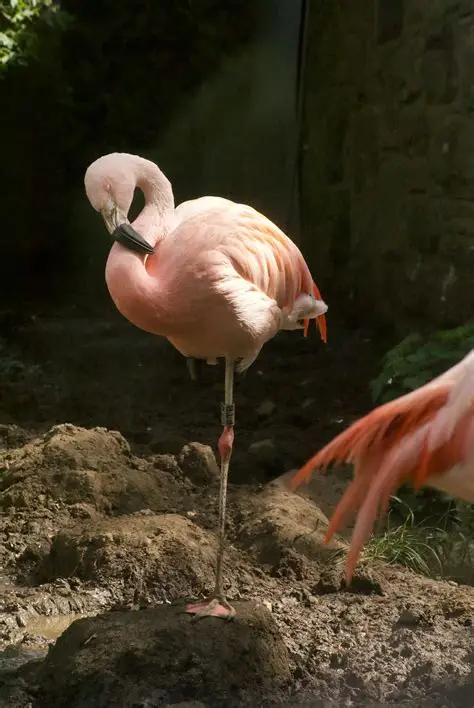
#> input picture Code/Images/OIP (2).webp, 474 x 708 px
$ jupyter execute lab4.ipynb
#> lines starting #> are read from the running program, lines starting #| are printed output that depends on the picture
### Activity 1: Applying Translation to an Image

[cell 1]
import cv2

import numpy as np

import matplotlib.pyplot as plt

image = cv2.imread('Images/OIP (2).webp')
#> image is the input picture: shape (708, 474, 3); mean B, G, R 36.8, 55.1, 65.3

image = cv2.resize(image, (224,224))
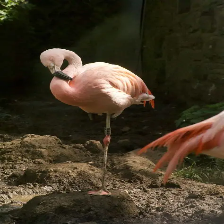
#> image: shape (224, 224, 3); mean B, G, R 36.8, 55, 65.2

h, w = image.shape[:2]
#> h = 224; w = 224

T = np.array([[1, 0, 50], [0, 1, 30], [0, 0, 1]], dtype=np.float32)

translated_image = cv2.warpPerspective(image, T, (w, h))
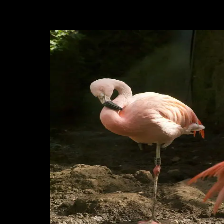
#> translated_image: shape (224, 224, 3); mean B, G, R 24.2, 36.4, 43.1

plt.imshow(cv2.cvtColor(translated_image, cv2.COLOR_BGR2RGB))

plt.title("Translated Image")

plt.show()

### Activity 2: Rotation of an Image using Homogeneous Coordinates

[cell 2]
angle = np.radians(45)

cos_theta, sin_theta = np.cos(angle), np.sin(angle)

# Define the homogeneous transformation matrix for rotation

M = np.array([[cos_theta, -sin_theta, w//2 - (cos_theta * w//2 - sin_theta * h//2)],

[sin_theta, cos_theta, h//2 - (sin_theta * w//2 + cos_theta * h//2)],

[0, 0, 1]], dtype=np.float32)

rotated_image = cv2.warpPerspective(image, M, (w, h))
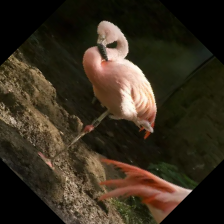
#> rotated_image: shape (224, 224, 3); mean B, G, R 30.6, 45.7, 55.1

plt.imshow(cv2.cvtColor(rotated_image, cv2.COLOR_BGR2RGB))

plt.title("Rotated Image using Homogeneous Coordinates")

plt.show()

### Activity 3: Scaling an Image

[cell 3]
scale_x, scale_y = 1.5, 1.5

M = np.array([[scale_x, 0, 0], [0, scale_y, 0]], dtype=np.float32)

scaled_image = cv2.warpAffine(image, M, (int(w * scale_x), int(h * scale_y)))
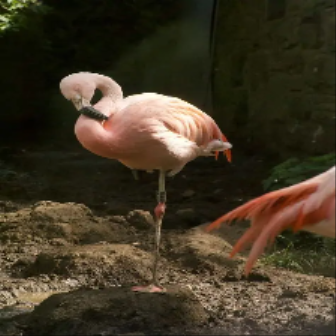
#> scaled_image: shape (336, 336, 3); mean B, G, R 36.7, 54.9, 65.1

plt.imshow(cv2.cvtColor(scaled_image, cv2.COLOR_BGR2RGB))

plt.title("Scaled Image")

plt.show()

### Activity 4: Shearing an Image

[cell 4]
#Shearing an Image

shear_x, shear_y = 0.2, 0.3

M = np.array([[1, shear_x, 0], [shear_y, 1, 0]], dtype=np.float32)

sheared_image = cv2.warpAffine(image, M, (w, h))
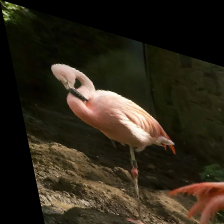
#> sheared_image: shape (224, 224, 3); mean B, G, R 25.3, 38.9, 46

plt.imshow(cv2.cvtColor(sheared_image, cv2.COLOR_BGR2RGB))

plt.title("Sheared Image")

plt.show()

### Activity 5: Perspective Transformation

[cell 5]
pts1 = np.float32([[50, 50], [200, 50], [50, 200], [200, 200]])

pts2 = np.float32([[10, 100], [180, 50], [50, 250], [220, 220]])

M = cv2.getPerspectiveTransform(pts1, pts2)

perspective_image = cv2.warpPerspective(image, M, (w, h))
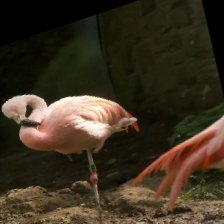
#> perspective_image: shape (224, 224, 3); mean B, G, R 32.5, 49.7, 60

plt.imshow(cv2.cvtColor(perspective_image, cv2.COLOR_BGR2RGB))

plt.title("Perspective Warped Image")

plt.show()

### Activity 6: Combining Rotation, Translation, and Scaling

[cell 6]
h, w = image.shape[:2]  # Extract height and width

# Transformation parameters

angle = np.radians(30)

scale_x, scale_y = 1.2, 1.2

translate_x, translate_y = 40, 30

# Homogeneous transformation matrix

M = np.array([[scale_x * np.cos(angle), -np.sin(angle), translate_x],

              [np.sin(angle), scale_y * np.cos(angle), translate_y],

              [0, 0, 1]], dtype=np.float32)

# Apply transformation

transformed_image = cv2.warpPerspective(image, M, (w, h))
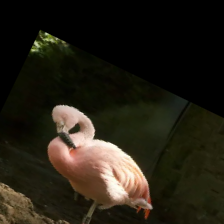
#> transformed_image: shape (224, 224, 3); mean B, G, R 20.9, 32, 36.6

# Display the result

plt.imshow(transformed_image, cmap='gray')

plt.title("Rotated, Translated, and Scaled Image")

plt.axis("off")

plt.show()

$ run again, with Code/Images/OIP (1).webp copied over Code/Images/OIP (2).webp
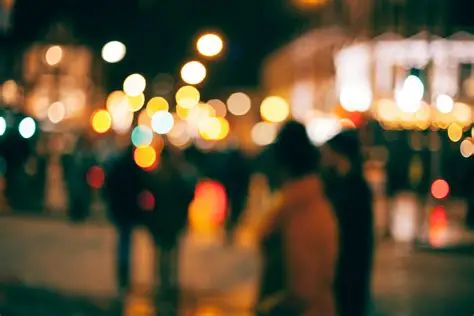
#> input picture Code/Images/OIP (1).webp, 474 x 316 px
#> image is the input picture: shape (316, 474, 3); mean B, G, R 58.9, 83.9, 96.8
#> image: shape (224, 224, 3)
#> `perspective_image = cv2.warpPerspective(image, M, (w, h))`:
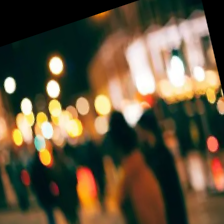
#> perspective_image: shape (224, 224, 3); mean B, G, R 61.4, 84.8, 99
#> `transformed_image = cv2.warpPerspective(image, M, (w, h))`:
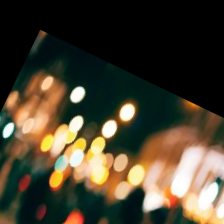
#> transformed_image: shape (224, 224, 3); mean B, G, R 48.1, 65.1, 72.5
